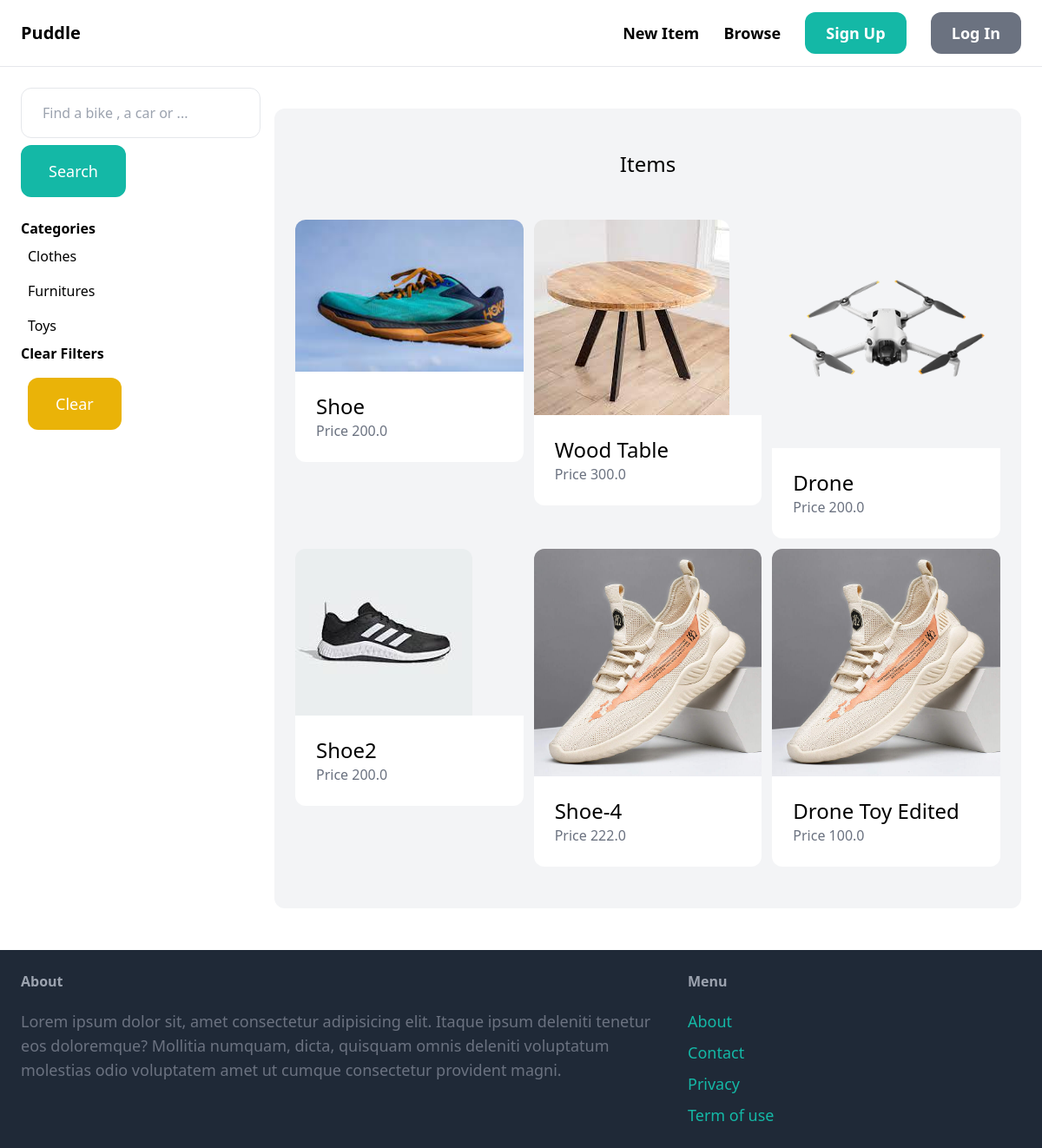
Page /items/items/ on the committed database.
### item/models.py (models this page shows, shortened)
class Category(models.Model):
    name = models.CharField(max_length=255)
    class Meta:
        ordering=('name',)
        verbose_name_plural="Categories"

class Item(models.Model):
      name = models.CharField(max_length=255)
      category = models.ForeignKey(Category,related_name='items',on_delete=models.CASCADE)
      description = models.TextField(blank=True,null=True)
      price = models.FloatField()
      image = models.ImageField(upload_to="item_images",blank=True,null=True)
      is_sold = models.BooleanField(default=False)
      created_by = models.ForeignKey(User,related_name='items',on_delete=models.CASCADE)
      created_at = models.DateTimeField(auto_now_add=True)

### item/views.py (the view)
# urls.py: path("items/",views.items,name='items')
def items(request):
    query = request.GET.get('query','')
    category_id = request.GET.get('category',0)
    categories = Category.objects.all();
    items = Item.objects.filter(is_sold=False)
    if(category_id):
        items = items.filter(category_id=category_id)
    if(query):
        items = items.filter(Q(name__icontains=query)|Q(description__icontains=query))
    template = loader.get_template('item/items.html')
    return HttpResponse(template.render({"items":items,"query":query,'categories':categories,'category_id':int(category_id)},request))

### item/templates/item/items.html (shortened to what this page needs)
{% extends 'core/base.html' %}
{% block content %}
<div class="pb-6 grid grid-cols-4 gap-4">
    <div class='col-span-1'>
        <form method="GET" action="{% url 'item:items' %}" >
            <input name='query' class="w-full px-6 py-4 border rounded-xl" type='text' value="{{ query }}" placeholder="Find a bike , a car or ..." />
            <button type='submit' class='py-4 px-8 mt-2 text-lg text-white bg-teal-500 hover:bg-teal-700 rounded-xl'> Search </button>
        </form>
        <h1 class='my-6' >
        <p class='font-semibold'>Categories</p>
        <ul>
            {% for category in categories %}
                {% if category.id == category_id %}
                    <li class="py-2 px-2 rounded-xl bg-gray-200">
                        <a href="{% url 'item:items'%}?query={{query}}&category={{category.id}}">{{category.name}}</a>
                    </li>
                {% else %}
                    <li class="py-2 px-2 rounded-xl">
                        <a href="{% url 'item:items'%}?query={{query}}&category={{category.id}}">{{category.name}}</a>
                    </li>
                {% endif %}
            {% endfor%}
        </ul>
        <p class='font-semibold'>Clear Filters</p>
        <ul>
            <li class="py-2 px-2 rounded-xl bg-">
                <a href="{% url 'item:items'%}"
                    class='mt-2 py-4 px-8 bg-yellow-500 text-lg inline-block rounded-xl text-white'
                >Clear</a>
            </li>
        </ul>
    </div>
    <div class='col-span-3'>
        <div class='mt-6 px-6 py-12 bg-gray-100 rounded-xl'>
            <h2 class='mb-12 text-2xl text-center'>Items</h2>
            <div class='grid grid-cols-3 gap-3'>
                {% for item in items %}
                <div>
                    <a href="{% url 'item:detail' item.id %}">
                        <div>
                            {% if item.image %}
                            <img src="{{item.image.url}}" class='rounded-t-xl'>
                            {% endif %}
                        </div>
                        <div class="p-6 bg-white rounded-b-xl">
                            <h2 class="text-2xl">{{ item.name }}</h2>
                            <p class='text-gray-500'>Price {{ item.price }}</p>
                        </div>
                    </a>
                </div>
                {% endfor %}
            </div>
        </div>
    </div>
</div>
{% endblock %}

### rows in the picture
Category: name "Clothes"
Category: name "Furnitures"
Category: name "Toys"
Item: image (picture), name "Shoe", price "200.0"
Item: image (picture), name "Wood Table", price "300.0"
Item: image (picture), name "Drone", price "200.0"
Item: image (picture), name "Shoe2", price "200.0"
Item: image (picture), name "Shoe-4", price "222.0"
Item: image (picture), name "Drone Toy Edited", price "100.0"
